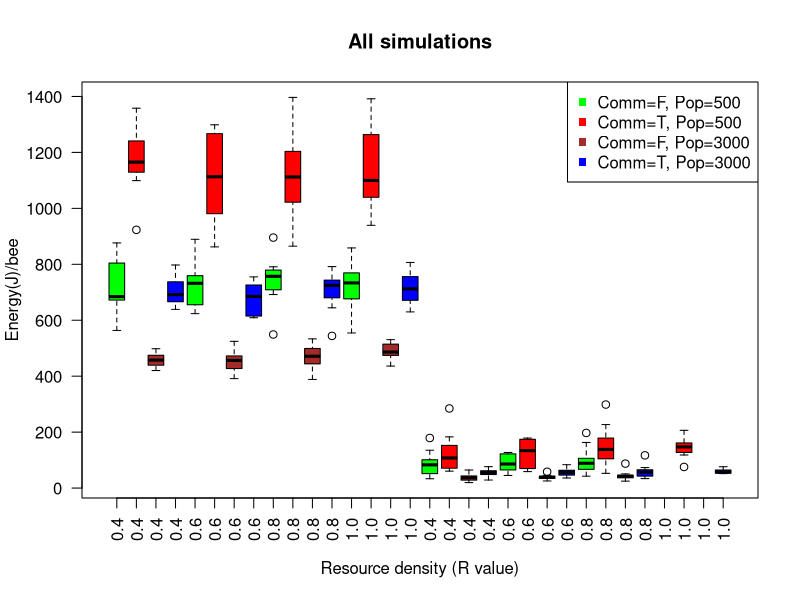
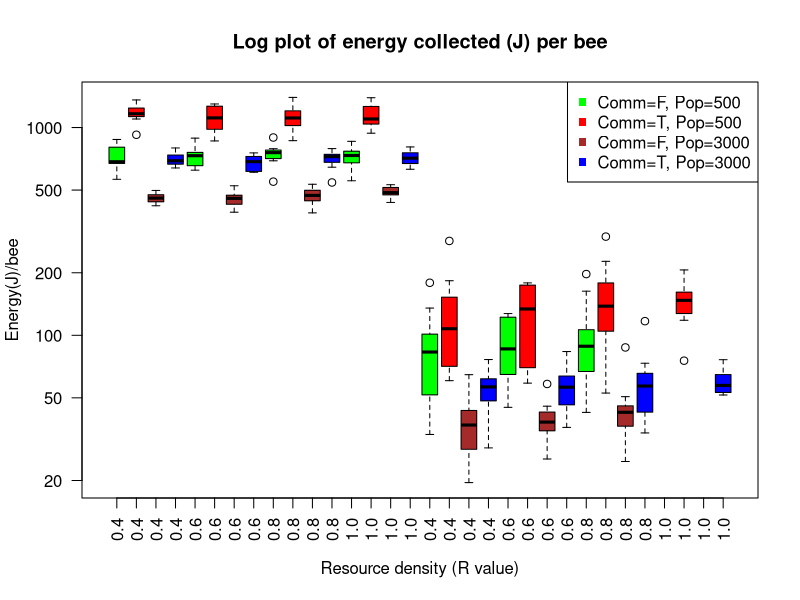
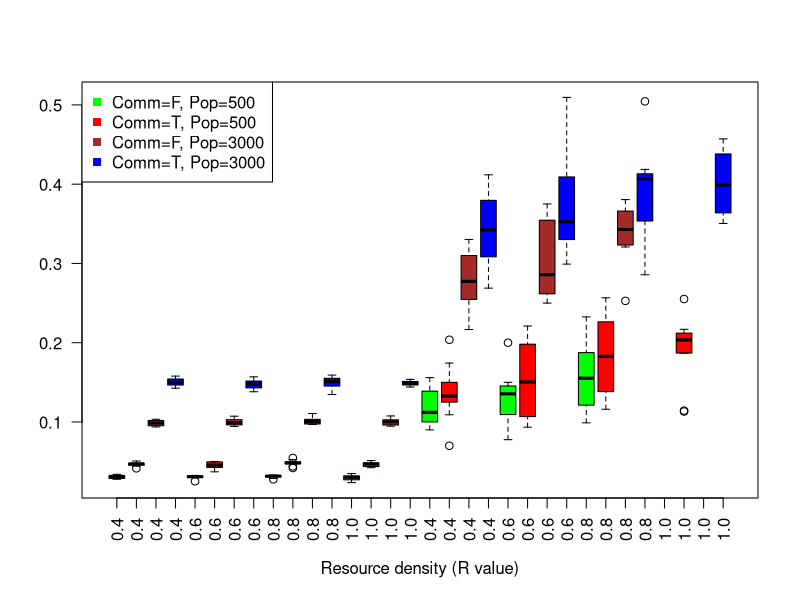
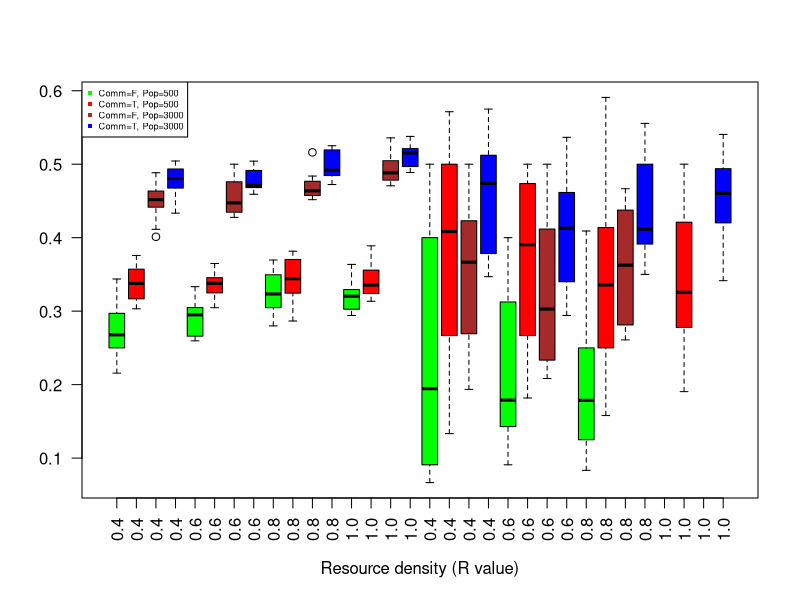
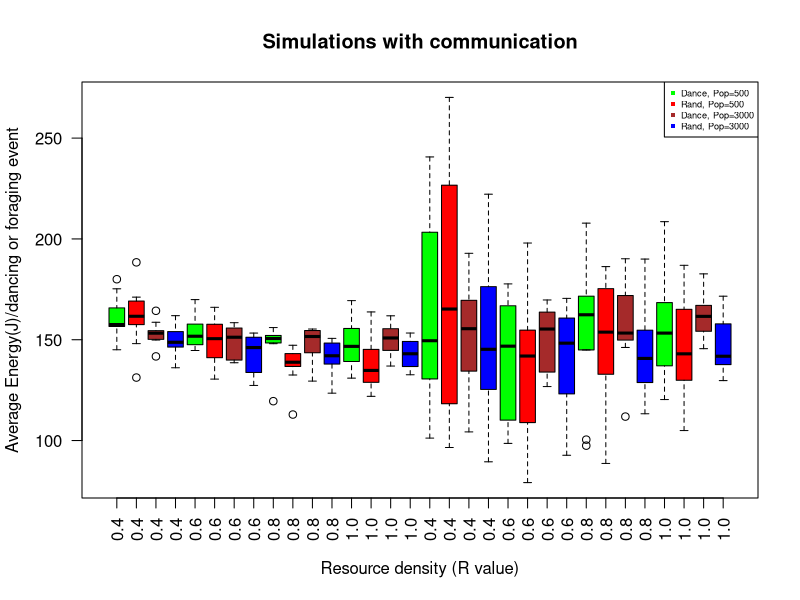
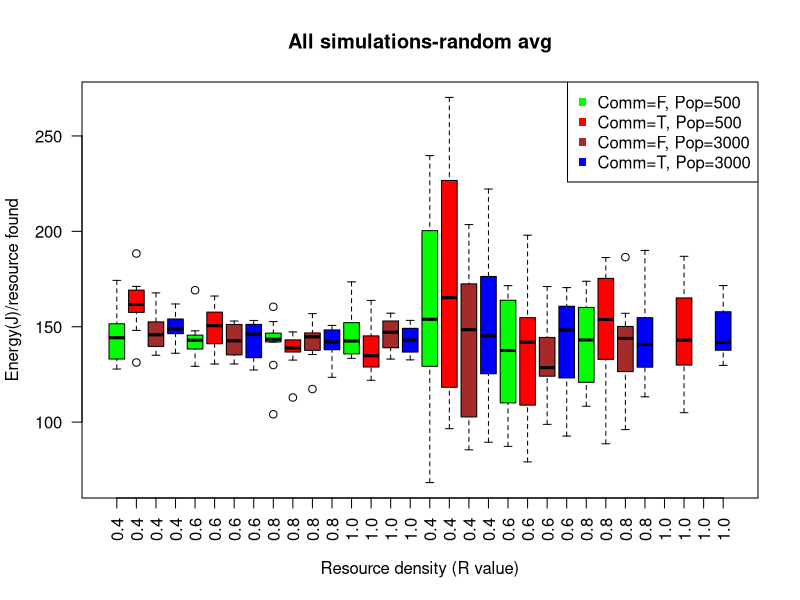

Source code (R) for these figures, in order:
## ---- chunk 1
library(dplyr)
# setwd("~/Google Drive/Semester 8/Thesis/NetLogo+R GitHub/NetLogo R Analyses/Sim Analyses4")

# Simulation data
all.data <- read.csv("Bees sim_all4-table.csv", skip = 6, stringsAsFactors=FALSE)

# Data calculation
all.data$energy.bee <- all.data$hive.collected / all.data$population
all.data$log.energy.bee <- log(all.data$energy.bee)
all.data$dance.avg <- all.data$dance.quality / all.data$dance.quantity
all.data$random.avg <- all.data$random.quality / all.data$random.quantity
all.data$avg.diff <-all.data$dance.avg - all.data$random.avg

# Data cleanup
names(all.data)[4] <- "communication"
all.data$communication <- as.factor(all.data$communication)
all.data$population <- as.factor(all.data$population)
all.data$environment <- as.factor(sapply(1:nrow(all.data), 
                                         function(i) {i <- paste(substr(all.data$resource_density[i],2,2), 
                                                                 ": ", substr(all.data$R_value[i], 2,4), 
                                                                 sep = "")}))

# Comm
comm.data <- all.data %>% filter(communication == TRUE)

# New table for dance and random avg quality
dance.data <- data.frame(energy.avg = comm.data$dance.avg, environment = comm.data$environment, 
                         communication = comm.data$communication, population = comm.data$population,
                         id.method = rep("dance", length(comm.data[,1])))
random.data <- data.frame(energy.avg = comm.data$random.avg, environment = comm.data$environment, 
                         communication = comm.data$communication, population = comm.data$population,
                         id.method = rep("random", length(comm.data[,1])))
avg.data <- rbind(dance.data, random.data)
## ---- chunk 2
# Plot results
boxplot(energy.bee ~ communication+population+environment, data=all.data, 
        col = c("green", "red", "brown", "blue"), las = 2, main = "All simulations", 
        xlab = "Resource density (R value)", ylab = "Energy(J)/bee", 
        names = c("0.4", "0.4", "0.4", "0.4",
                  "0.6", "0.6", "0.6", "0.6",
                  "0.8", "0.8", "0.8", "0.8",
                  "1.0", "1.0", "1.0", "1.0",
                  "0.4", "0.4", "0.4", "0.4",
                  "0.6", "0.6", "0.6", "0.6",
                  "0.8", "0.8", "0.8", "0.8",
                  "1.0", "1.0", "1.0", "1.0"))
legend("topright", pch = 15, col = c("green", "red", "brown", "blue"), 
       c("Comm=F, Pop=500", "Comm=T, Pop=500", "Comm=F, Pop=3000", "Comm=T, Pop=3000"))

boxplot(energy.bee ~ communication+population+environment, data=all.data, log = "y", 
        col = c("green", "red", "brown", "blue"), las = 2, main = "Log plot of energy collected (J) per bee", 
        xlab = "Resource density (R value)", ylab = "Energy(J)/bee", 
        names = c("0.4", "0.4", "0.4", "0.4",
                  "0.6", "0.6", "0.6", "0.6",
                  "0.8", "0.8", "0.8", "0.8",
                  "1.0", "1.0", "1.0", "1.0",
                  "0.4", "0.4", "0.4", "0.4",
                  "0.6", "0.6", "0.6", "0.6",
                  "0.8", "0.8", "0.8", "0.8",
                  "1.0", "1.0", "1.0", "1.0"))
legend("topright", pch = 15, col = c("green", "red", "brown", "blue"), 
       c("Comm=F, Pop=500", "Comm=T, Pop=500", "Comm=F, Pop=3000", "Comm=T, Pop=3000"))
## ---- chunk 3
null.0 <- lm(log.energy.bee ~ 1, data = all.data)
alt.0a <- lm(log.energy.bee ~ population, data = all.data)
anova(null.0, alt.0a)
## ---- chunk 4
alt.0b <- lm(log.energy.bee ~ communication, data = all.data)
anova(null.0, alt.0b)
## ---- chunk 5
alt.0c <- lm(log.energy.bee ~ environment, data = all.data)
anova(null.0, alt.0c)
## ---- chunk 6
null.1 <- lm(log.energy.bee ~ population+communication+environment, data = all.data)
alt.1a <- lm(log.energy.bee ~ population*communication+environment, data = all.data)
anova(null.1, alt.1a)
## ---- chunk 7
alt.1b <- lm(log.energy.bee ~ population*environment+communication, data = all.data)
anova(null.1, alt.1b)
## ---- chunk 8
alt.1c <- lm(log.energy.bee ~ population+environment*communication, data = all.data)
anova(null.1, alt.1c)
## ---- chunk 9
null.all.1 <- lm(log.energy.bee ~ population + communication + environment + 
                   population*communication + population*environment + communication*environment, data = all.data)
alt.all.1 <- lm(log.energy.bee ~ population*communication*environment, data = all.data)
anova(null.all.1, alt.all.1)
## ---- chunk 10
boxplot((resources.found/resources) ~ communication+population+environment, data=all.data, 
        col = c("green", "red", "brown", "blue"), las = 2, main = "", 
        xlab = "Resource density (R value)", ylab = "", 
        names = c("0.4", "0.4", "0.4", "0.4",
                  "0.6", "0.6", "0.6", "0.6",
                  "0.8", "0.8", "0.8", "0.8",
                  "1.0", "1.0", "1.0", "1.0",
                  "0.4", "0.4", "0.4", "0.4",
                  "0.6", "0.6", "0.6", "0.6",
                  "0.8", "0.8", "0.8", "0.8",
                  "1.0", "1.0", "1.0", "1.0"))
legend("topleft", pch = 15, col = c("green", "red", "brown", "blue"), 
       c("Comm=F, Pop=500", "Comm=T, Pop=500", "Comm=F, Pop=3000", "Comm=T, Pop=3000"))
## ---- chunk 11
null.2 <- glm(cbind(resources.found, resources.untouched) ~ population+communication+environment, 
              family = binomial(), data = all.data)
alt.2a <- glm(cbind(resources.found, resources.untouched) ~ population*communication+environment, 
              family = binomial(), data = all.data)
anova(null.2, alt.2a, test="Chisq")
## ---- chunk 12
alt.2b <- glm(cbind(resources.found, resources.untouched) ~ population+communication*environment, 
              family = binomial(), data = all.data)
anova(null.2, alt.2b, test="Chisq")
## ---- chunk 13
alt.2c <- glm(cbind(resources.found, resources.untouched) ~ population*environment+communication, 
              family = binomial(), data = all.data)
anova(null.2, alt.2c, test="Chisq")
## ---- chunk 14
null.all.2 <- glm(cbind(resources.found, resources.untouched) ~ population + communication + environment + 
                    population*communication + population*environment + communication*environment, 
                  family = binomial(), data = all.data)
alt.all.2 <- glm(cbind(resources.found, resources.untouched) ~ population*environment*communication, 
                 family = binomial(), data = all.data)
anova(null.all.2, alt.all.2, test="Chisq")
## ---- chunk 15
boxplot((resources.depleted/resources.found) ~ communication+population+environment, data=all.data, 
        col = c("green", "red", "brown", "blue"), las = 2, main = "", 
        xlab = "Resource density (R value)", ylab = "", 
        names = c("0.4", "0.4", "0.4", "0.4",
                  "0.6", "0.6", "0.6", "0.6",
                  "0.8", "0.8", "0.8", "0.8",
                  "1.0", "1.0", "1.0", "1.0",
                  "0.4", "0.4", "0.4", "0.4",
                  "0.6", "0.6", "0.6", "0.6",
                  "0.8", "0.8", "0.8", "0.8",
                  "1.0", "1.0", "1.0", "1.0"))
legend("topleft", pch = 15, cex = 0.55, col = c("green", "red", "brown", "blue"), 
       c("Comm=F, Pop=500", "Comm=T, Pop=500", "Comm=F, Pop=3000", "Comm=T, Pop=3000"))
## ---- chunk 16
null.3 <- glm(cbind(resources.depleted, (resources.found-resources.depleted)) ~ 
                population+communication+environment, 
              family = binomial(), data = all.data)
alt.3a <- glm(cbind(resources.depleted, (resources.found-resources.depleted)) ~ 
                population*communication+environment, 
              family = binomial(), data = all.data)
anova(null.3, alt.3a, test="Chisq")
## ---- chunk 17
alt.3b <- glm(cbind(resources.depleted, (resources.found-resources.depleted)) ~ 
                population+communication*environment, 
              family = binomial(), data = all.data)
anova(null.3, alt.3b, test="Chisq")
## ---- chunk 18
alt.3c <- glm(cbind(resources.depleted, (resources.found-resources.depleted)) ~ 
                population*environment+communication, 
              family = binomial(), data = all.data)
anova(null.3, alt.3c, test="Chisq")
## ---- chunk 19
null.all.3 <- glm(cbind(resources.depleted, (resources.found-resources.depleted)) ~ 
                    population + communication + environment + 
                    population*communication + population*environment + communication*environment, 
                  family = binomial(), data = all.data)
alt.all.3 <- glm(cbind(resources.depleted, (resources.found-resources.depleted)) ~
                   population*environment*communication, 
                 family = binomial(), data = all.data)
anova(null.all.3, alt.all.3, test="Chisq")
## ---- chunk 20
# plot(x = all.data$dance.avg, y = all.data$random.avg)
# abline(a = 0, b = 1)

boxplot(energy.avg ~ id.method+population+environment, data=avg.data, 
        col = c("green", "red", "brown", "blue"), las = 2, main = "Simulations with communication", 
        xlab = "Resource density (R value)", ylab = "Average Energy(J)/dancing or foraging event", 
        names = c("0.4", "0.4", "0.4", "0.4",
                  "0.6", "0.6", "0.6", "0.6",
                  "0.8", "0.8", "0.8", "0.8",
                  "1.0", "1.0", "1.0", "1.0",
                  "0.4", "0.4", "0.4", "0.4",
                  "0.6", "0.6", "0.6", "0.6",
                  "0.8", "0.8", "0.8", "0.8",
                  "1.0", "1.0", "1.0", "1.0"))
legend("topright", pch = 15, cex = 0.55, col = c("green", "red", "brown", "blue"), 
       c("Dance, Pop=500", "Rand, Pop=500", "Dance, Pop=3000", "Rand, Pop=3000"))
## ---- chunk 21
null.4 <- lm(energy.avg ~ population+id.method+environment, data = avg.data)
alt.4a <- lm(energy.avg ~ population*id.method+environment, data = avg.data)
anova(null.4, alt.4a)
## ---- chunk 22
alt.4b <- lm(energy.avg ~ population*environment+id.method, data = avg.data)
anova(null.4, alt.4b)
## ---- chunk 23
alt.4c <- lm(energy.avg ~ population+id.method*environment, data = avg.data)
anova(null.4, alt.4c)
## ---- chunk 24
null.all.4 <- lm(energy.avg ~ population + id.method + environment + 
                   population*id.method + population*environment + id.method*environment, data = avg.data)
alt.all.4 <- lm(energy.avg ~ population*id.method*environment, data = avg.data)
anova(null.all.4, alt.all.4)
## ---- chunk 25
anova(lm((dance.avg-random.avg) ~ environment+population, data = comm.data),
      lm((dance.avg-random.avg) ~ environment*population, data = comm.data))
## ---- chunk 26
boxplot(random.avg ~ communication+population+environment, data=all.data, 
        col = c("green", "red", "brown", "blue"), las = 2, main = "All simulations-random avg", 
        xlab = "Resource density (R value)", ylab = "Energy(J)/resource found", 
        names = c("0.4", "0.4", "0.4", "0.4",
                  "0.6", "0.6", "0.6", "0.6",
                  "0.8", "0.8", "0.8", "0.8",
                  "1.0", "1.0", "1.0", "1.0",
                  "0.4", "0.4", "0.4", "0.4",
                  "0.6", "0.6", "0.6", "0.6",
                  "0.8", "0.8", "0.8", "0.8",
                  "1.0", "1.0", "1.0", "1.0"))
legend("topright", pch = 15, col = c("green", "red", "brown", "blue"), 
       c("Comm=F, Pop=500", "Comm=T, Pop=500", "Comm=F, Pop=3000", "Comm=T, Pop=3000"))
## ---- chunk 27
null.5 <- lm(random.avg ~ population+communication+environment, data = all.data)
alt.5a <- lm(random.avg ~ population*communication+environment, data = all.data)
anova(null.5, alt.5a)
## ---- chunk 28
alt.5b <- lm(random.avg ~ population*environment+communication, data = all.data)
anova(null.5, alt.5b)
## ---- chunk 29
alt.5c <- lm(random.avg ~ population+communication*environment, data = all.data)
anova(null.5, alt.5c)
## ---- chunk 30
null.all.5 <- lm(random.avg ~ population + communication + environment + 
                   population*communication + population*environment + communication*environment, data = all.data)
alt.all.5 <- lm(random.avg ~ population*communication*environment, data = all.data)
anova(null.all.5, alt.all.5)
